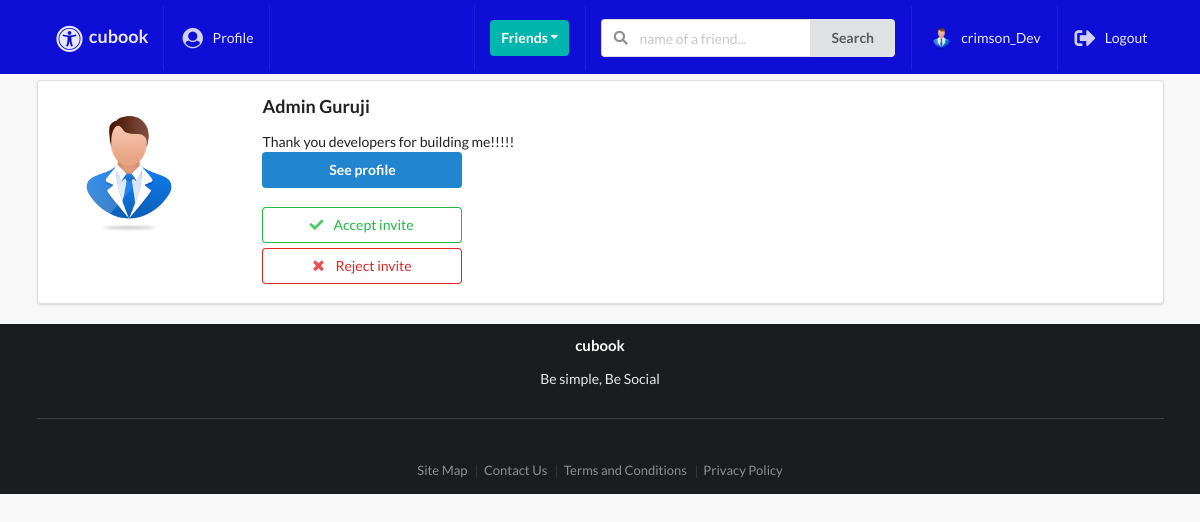
/profiles/my_invites/ (signed in), run on the app's committed database.
### profiles/models.py (models this page shows, shortened)
class Profile(models.Model):
    first_name = models.CharField(max_length=200, blank=True)
    last_name = models.CharField(max_length=200, blank=True)
    user = models.OneToOneField(User, on_delete=models.CASCADE)
    bio = models.TextField(default="User has no bio ", max_length=300)
    email = models.EmailField(max_length=200, blank=True)
    country = models.CharField(max_length=200, blank=True)
    avatar = models.ImageField(default='avatar.png', upload_to='avatars/')
    friends = models.ManyToManyField(User, blank=True, related_name='friends')
    slug = models.SlugField(unique=True, blank=True)
    updated = models.DateTimeField(auto_now=True)
    created = models.DateTimeField(auto_now_add=True)
    objects = ProfileManager()
    def get_absolute_url(self):
        return reverse("profiles:profile-detail-view", kwargs={"slug": self.slug})
    __initial_first_name = None
    __initial_last_name = None
    def __init__(self, *args, **kwargs):
        super().__init__(*args, **kwargs)
        self.__initial_first_name = self.first_name
        self.__initial_last_name = self.last_name

### profiles/views.py (the view)
# urls.py: path('my_invites/',invites_received_view,name='my-invites-view'),
@login_required
def invites_received_view(request):
    profile = Profile.objects.get(user=request.user)
    qs = Relationship.objects.invitations_received(profile)
    results = list(map(lambda x: x.sender, qs))
    is_empty = False
    if len(results) == 0:
        is_empty = True
    context = {
        'qs': results,
        'is_empty': is_empty,
    }
    return render(request, 'profiles/my_invites.html', context)

### profiles/context_processors.py (called while the page is built)
def profile_pic(request):
    if request.user.is_authenticated:
        profile_obj = Profile.objects.get(user=request.user)
        pic = profile_obj.avatar
        return {'picture': pic}
    return{}

def invitations_received_no(request):
    if request.user.is_authenticated:
        profile_obj = Profile.objects.get(user=request.user)
        qs_count = Relationship.objects.invitations_received(profile_obj).count()
        return {'invites_num': qs_count}
    return{}

### profiles/models.py (called while the page is built)
    def invitations_received(self, receiver):
        qs = Relationship.objects.filter(receiver=receiver, status='send')
        return qs

### profiles/templates/profiles/my_invites.html (shortened to what this page needs)
{% extends 'base.html' %}
{% block content %}
    {% for obj in qs %}
        <div class="ui segment">
            <div class="ui grid">
                <div class="row">
                    <div class="three wide column">
                        <img class="ui small circular image" src={{obj.avatar.url}}>
                    </div>
                    <div class="thirteen wide column">
                        <h3>{{obj.first_name}}  {{obj.last_name}}</h3>
                        <p>{{obj.bio}}</h3>
                        <br>
                        <a href={{obj.get_absolute_url}}>
                            <button class="ui primary button w-big mb-5">See profile</button>
                        <form action="{% url 'profiles:accept-invite' %}" method="POST">
                            <button type="submit" class="ui positive basic button w-big mb-5">
                                <i class="check icon"></i>
                                Accept invite
                            </button>
                        </form>
                         <form action="{% url 'profiles:reject-invite' %}" method="POST">
                            <button type="submit" class="ui negative basic button w-big mb-5">
                                <i class="close icon"></i>
                                Reject invite
                            </button>
                        </form>
                    </div>
                </div>
            </div>
        </div>
    {% endfor %}
{% endblock content %}

### templates/main/navbar.html (shortened to what this page needs)
{% url 'posts:main-post-view' as path_to_posts %}
{% url 'profiles:my-profile-view' as path_to_profile %}
<div class="ui fixed inverted menu nav mb-7">
    <div class="ui container">
        <a href="{{path_to_posts}}" class="{% if request.path == path_to_posts %}  {% endif %}item">
            <h3><i class="large universal access icon"></i>cubook</h3>
        </a>
        {% if request.user.is_authenticated %}
        <a href="{{path_to_profile}}" class="{% if request.path == path_to_profile %} active {% endif %}item">
            <i class="large user circle icon"></i> Profile
        </a>
        {% endif %}
        <div class="right menu">
            {% if request.user.is_authenticated %}
            <div class="item">
                <div class="ui floating dropdown icon button teal"> Friends
                  <i class="dropdown icon"></i>
                </div>
            </div>
                <div class="item">
                   <form action="" method="GET">
                        <div class="ui action left icon input">
                            <input class="prompt" type="text" name='q' placeholder="name of a friend...">
                            <button type='submit' class="ui button">Search</button>
                        </div>
                    </form>
                </div>
                <a href="{{path_to_profile}}" class="item">
                   <img src={{picture.url}} class="ui avatar image">&nbsp;{{ request.user }}
                </a>
                <a href="{% url 'account_logout' %}" class="ui item">
                 <i class="large sign out alternate icon"></i> Logout
                </a>
            {% else %}
            <a href="{% url 'account_login' %}" class="ui item">
                 <i class="large sign in alternate icon"></i> Login
            </a>
            {% endif %}
        </div>
    </div>
</div>

### static_project/style.css (style rules this page uses)
body { background: #f8f8f8 !important; }
.nav { border-radius: 0px !important; padding: 6px 0 4px 0 !important; background-color: #0e0ed6 !important; }
.mb-7 { margin-bottom: 7px !important; }
.mb-5 { margin-bottom: 5px !important; }
.w-big { width: 200px !important; }

### data on the page
Profile: avatar (placeholder picture), first_name "Admin", last_name "Guruji", bio "Thank you developers for building me!!!!!"

### other printed values
{{ request.user }} "crimson_Dev"
